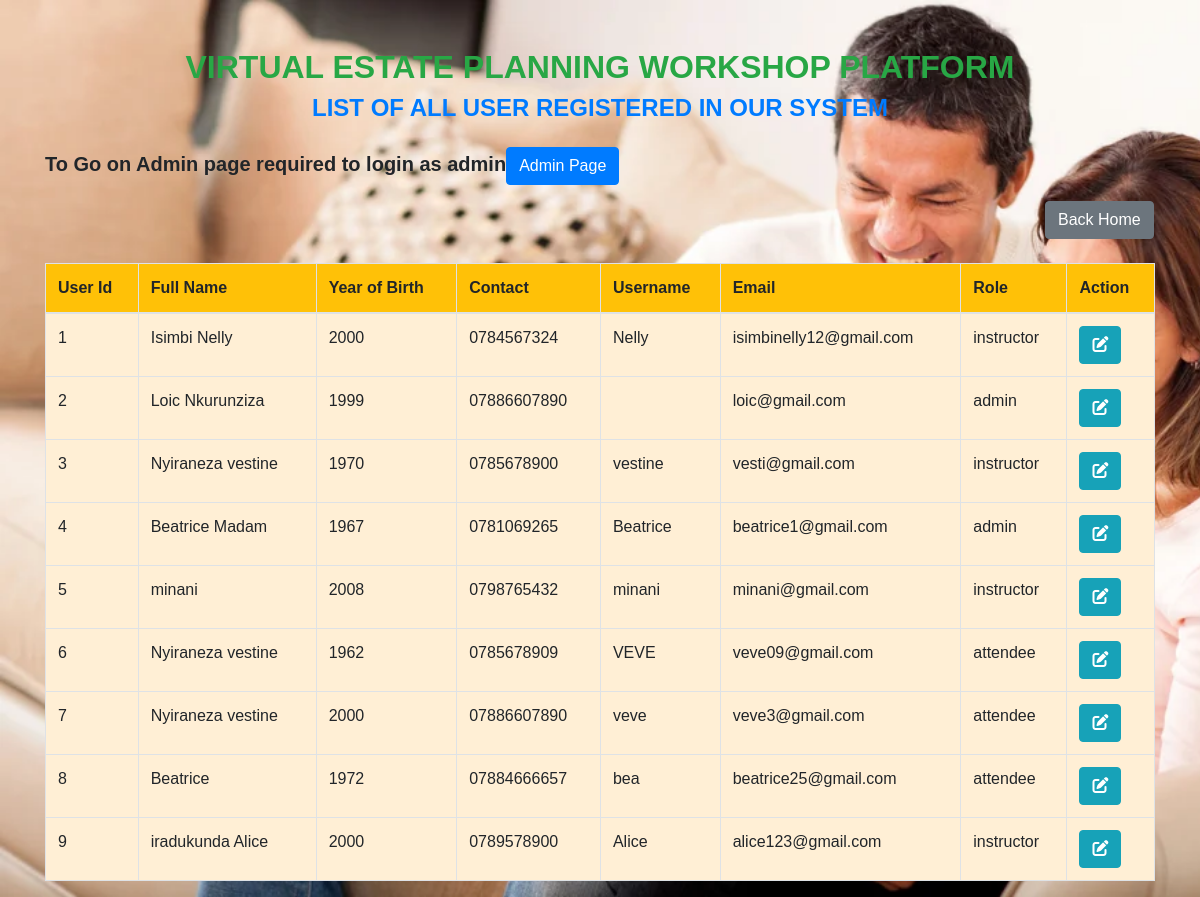
Screenshot of /viewuser.php with the database file from the repository.
### tables this page shows
CREATE TABLE `user` (
  `user_id` int(12) NOT NULL,
  `fullname` varchar(200) DEFAULT NULL,
  `dob` int(45) DEFAULT NULL,
  `contact` varchar(200) DEFAULT NULL,
  `username` varchar(200) DEFAULT NULL,
  `email` varchar(255) DEFAULT NULL,
  `password` varchar(255) DEFAULT NULL,
  `role` varchar(200) DEFAULT NULL
);

### viewuser.php (the view, shortened to what this page needs)
<!DOCTYPE html>
<html lang="en">
<head>
    <link href="https://stackpath.bootstrapcdn.com/bootstrap/4.5.2/css/bootstrap.min.css" rel="stylesheet">
    <link href="https://cdnjs.cloudflare.com/ajax/libs/font-awesome/6.0.0-beta3/css/all.min.css" rel="stylesheet">
</head>
<body>
    <div class="container mt-5">
        <h2 class="text-center text-success">VIRTUAL ESTATE PLANNING WORKSHOP PLATFORM</h2>
        <h4 class="text-center text-primary mb-4">LIST OF ALL USER REGISTERED IN OUR SYSTEM</h4>
                <p style="font-weight: bold; font-size:20px;">To Go on Admin page required to login as admin<a href="login.html" class="btn btn-primary" style="margin-top: 0px;">Admin Page</a></p>
        <a href="home.php" class="btn btn-secondary" style="margin-left: 1000px;">Back Home </a>
        <table class="table table-bordered mt-4">
            <thead class="bg-warning">
                <tr>
                    <th>User Id</th>
                    <th>Full Name</th>
                    <th>Year of Birth</th>
                    <th>Contact</th>
                    <th>Username</th>
                    <th>Email</th>
                    <th>Role</th>
                    <th>Action</th>
                </tr>
            </thead>
            <tbody>
                <?php
                include "databaseconnection.php";
                $sql = "SELECT * FROM user";
                $result = $connection->query($sql);
                while ($row = $result->fetch_assoc()) {
                    echo "
                    <tr>
                        <td>{$row['user_id']}</td>
                        <td>{$row['fullname']}</td>
                        <td>{$row['dob']}</td>
                        <td>{$row['contact']}</td>
                        <td>{$row['username']}</td>
                        <td>{$row['email']}</td>
                        <td>{$row['role']}</td>
                           <td>
                            <a href='updateuser.php?user_id={$row['user_id']}'  class='btn btn-info'><i class='fas fa-edit'></i></a>
                            </td>
                    </tr>
                    ";
                }
                ?>
            </tbody>
        </table>
    </div>
</body>
</html>

### viewuser.php (style rules this page uses)
body { background-image: url('./images/hw.jpg'); background-repeat: no-repeat; background-size: cover; font-family: 'Century', sans-serif; }
h2, h4 { font-weight: bold; }
table { background-color: papayawhip; }

### rows the page displays
user: user_id "1", fullname "Isimbi Nelly", dob "2000", contact "0784567324", username "Nelly", email "isimbinelly12@gmail.com", role "instructor"
user: user_id "2", fullname "Loic Nkurunziza", dob "1999", contact "07886607890", email "loic@gmail.com", role "admin"
user: user_id "3", fullname "Nyiraneza vestine", dob "1970", contact "0785678900", username "vestine", email "vesti@gmail.com", role "instructor"
user: user_id "4", fullname "Beatrice Madam", dob "1967", contact "0781069265", username "Beatrice", email "beatrice1@gmail.com", role "admin"
user: user_id "5", fullname "minani", dob "2008", contact "0798765432", username "minani", email "minani@gmail.com", role "instructor"
user: user_id "6", fullname "Nyiraneza vestine", dob "1962", contact "0785678909", username "VEVE", email "veve09@gmail.com", role "attendee"
user: user_id "7", fullname "Nyiraneza vestine", dob "2000", contact "07886607890", username "veve", email "veve3@gmail.com", role "attendee"
user: user_id "8", fullname "Beatrice", dob "1972", contact "07884666657", username "bea", email "beatrice25@gmail.com", role "attendee"
user: user_id "9", fullname "iradukunda Alice", dob "2000", contact "0789578900", username "Alice", email "alice123@gmail.com", role "instructor"
